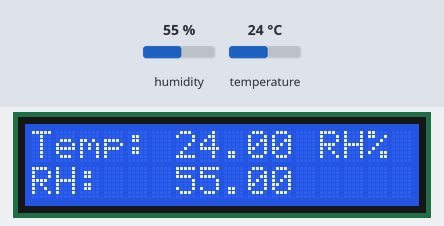
The sketch below on a simulated Arduino Uno, built with avr-gcc and run on an emulated ATmega328P. On the bench: 16×2 character LCD. Wiring (inferred from the names in the program): SHT3x sensor at I2C address 0x44. Inputs (shaded band) come from the test bench; at power-on: humidity 55 %, temperature 24 °C. What the sketch prints to the serial monitor is not drawn.

Above: at 3.3 s.
3.4 s: humidity set to 22 %
At 4.4 s:
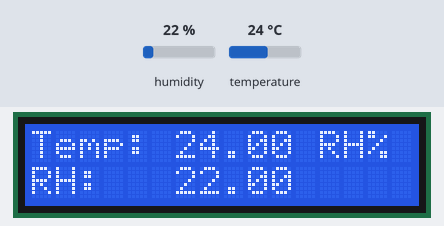
5.1 s: temperature set to 12 °C
At 7.2 s:
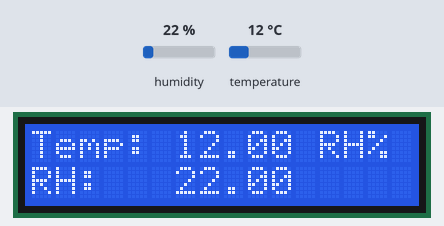
7.5 s: humidity set to 40 %
At 9.3 s:
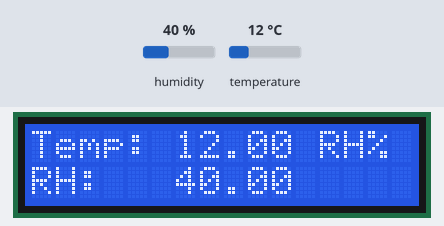
10.0 s: temperature set to 19 °C
At 12.3 s:
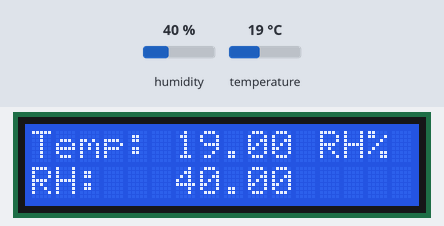
Timing chart, 0 to 13.8 s (numbered marks = the images above; inputs shaded):
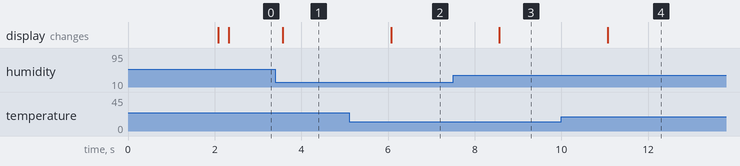

Measured:
- after the input at 3.4 s, the display: changes after 0.18 s (image 1)
- after the input at 5.1 s, the display: changes after 0.97 s (image 2)
- after the input at 7.5 s, the display: changes after 1.1 s (image 3)
- after the input at 10.0 s, the display: changes after 1.1 s (image 4)

The sketch:

GreenBox.0.1.0-beta.ino
```cpp
#include <Wire.h>
#include <LiquidCrystal_I2C.h>

// Set the address of the I2C hardwares
LiquidCrystal_I2C LCD1602(0x27,16,2); // Set the address of the LCD1602: 0x27
#define Addr_SHT30 0x44   // SHT30 IIC 7-bit address is 0x44

// Set the PINs of the detectors and the controlled hardwares
// CO2


// The data from sensors
// sht30
unsigned int sht30_data[6]; //store the six acquired data of sht30 for temp and humidity
float sht30_cTemp = 0.0;
float sht30_fTemp = 0.0;
float sht30_humidity = 0.0;

void lcd_init(){
  LCD1602.init();
  LCD1602.backlight();
  LCD1602.print("Hello, world!");
  delay(2000);
  LCD1602.clear();
}


void measure_sht30(){
  //发送测量命令 0x2C06
  Wire.beginTransmission(Addr_SHT30);
  Wire.write(0x2C);
  Wire.write(0x06);
  Wire.endTransmission();
  delay(100);
  //停止IIC，并且等待sht30的读数

  //请求获取6字节的数据，然后会存到8266的内存里
  Wire.requestFrom(Addr_SHT30, 6);

  //读取6字节的数据
  //这六个字节分别为：温度8位高数据，温度8位低数据，温度8位CRC校验数据
  //               湿度8位高数据，湿度8位低数据，湿度8位CRC校验数据   目前程序没有使用 CRC校验
  if (Wire.available() == 6)
  {
    sht30_data[0] = Wire.read();
    sht30_data[1] = Wire.read();
    sht30_data[2] = Wire.read();
    sht30_data[3] = Wire.read();
    sht30_data[4] = Wire.read();
    sht30_data[5] = Wire.read();
  }

  //然后计算得到的数据，要转化为摄氏度、华氏度、相对湿度
  sht30_cTemp = ((((sht30_data[0] * 256.0) + sht30_data[1]) * 175) / 65535.0) - 45;
  sht30_fTemp = (sht30_cTemp * 1.8) + 32;
  sht30_humidity = ((((sht30_data[3] * 256.0) + sht30_data[4]) * 100) / 65535.0);

  //在串口里输出得到的数据
  Serial.print("相对湿度：");
  Serial.print(sht30_humidity);
  Serial.println(" %RH");
  Serial.print("摄氏度温度：");
  Serial.print(sht30_cTemp);
  Serial.println(" C");
  Serial.print("华氏度温度：");
  Serial.print(sht30_fTemp);
  Serial.println(" F");

}

void lcd_display(){
  LCD1602.clear();

  // sht30, 需要后续调整具体LCD输出位置
  LCD1602.setCursor(0, 0);//光标移动到第1行的第1个字符开始显示
  LCD1602.print("Temp: ");
  LCD1602.setCursor(6, 0);//光标移动到第1行的第7个字符开始显示
  LCD1602.print(sht30_cTemp);
  LCD1602.setCursor(11, 0);//光标移动到第1行的第12个字符开始显示
  LCD1602.print(" C");

  LCD1602.setCursor(0, 1);//光标移动到第2行的第1个字符
  LCD1602.print("RH:");
  LCD1602.setCursor(6, 1);//光标移动到第2行的第7个字符开始显示
  LCD1602.print(sht30_humidity);
  LCD1602.setCursor(11, 0);//光标移动到第1行的第12个字符开始显示
  LCD1602.print(" RH%");
  delay(1000);

  // CO2 & light

  delay(100);
}


void setup() {
  // put your setup code here, to run once:
  // ESP8266 initialization
  Wire.begin(); // init the I2C, if a problem is faced hear, use Wire.begin(SDA_PIN, SCL_PIN);
  Serial.begin(9600);

  // hardware initialization
  lcd_init();

  delay(100); // the time used to setup
}

void loop() {
  // put your main code here, to run repeatedly:
  measure_sht30(); // about 100 ms
  lcd_display();
}
```
